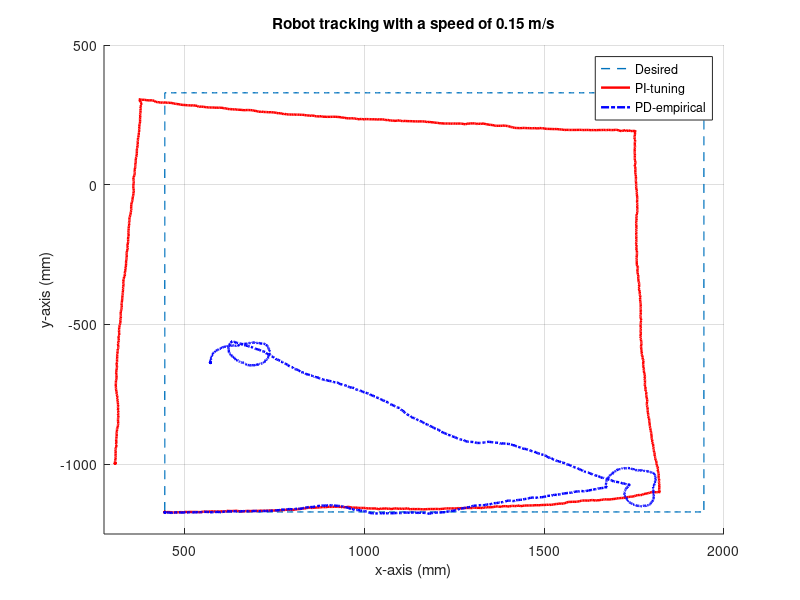
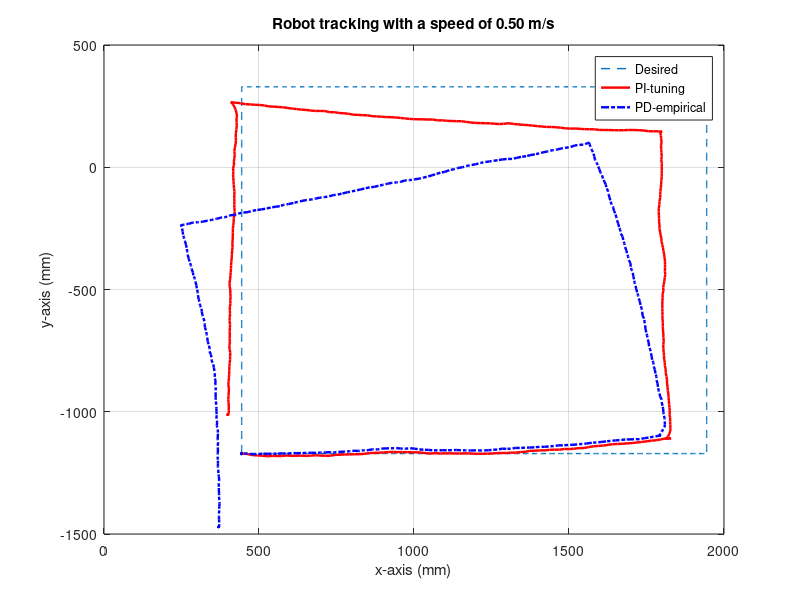
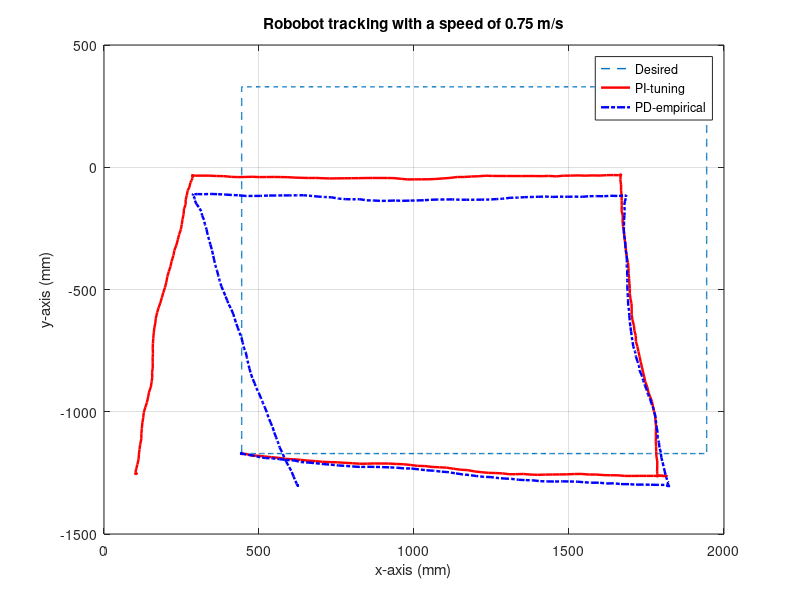
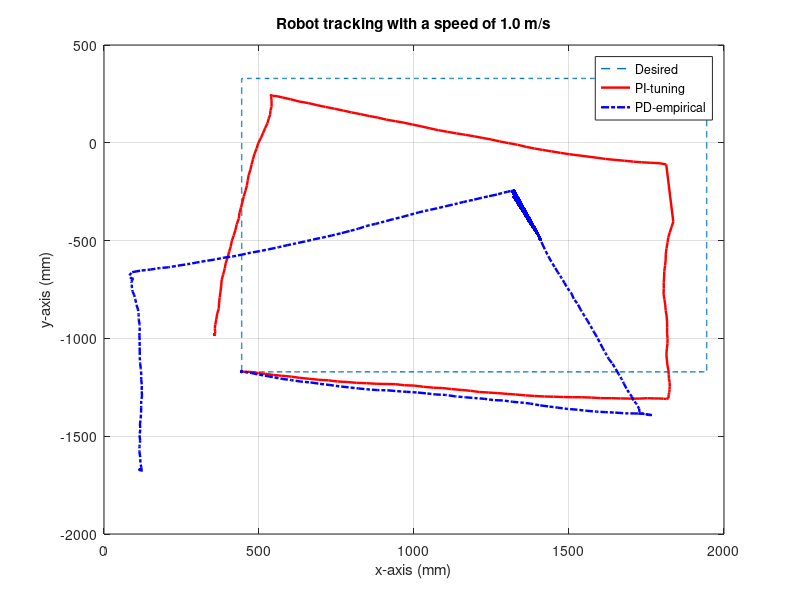

These charts were generated, in order, by the following MATLAB code:
clc
clear all
close all

%SQUARE PI 0.15m/s
data3 = csvread('SquarePI2_015_ms_08_01_2020.csv');
x_pi_015ms = data3(:,1);
y_pi_015ms = data3(:,2);
data4 = csvread('SquareMaster_015_ms_08_01_2020.csv');
data4 = data4(1:1692,:);
x_master_015ms = data4(:,1);
y_master_015ms = data4(:,2);
figure;
title('Robot tracking with a speed of 0.15 m/s')
xlabel('x-axis (mm)');
ylabel('y-axis (mm)');
axis([275 2000 -1250 500])
hold on

l1_x = (444:3.5461:1944);
l1_x = l1_x';

l2_y = (-1171:3.5461:329);
l2_y = l2_y';

l3_x = (1944:-3.5461:444);
l3_x = l3_x';

l4_y = (329:-3.5461:-1171);
l4_y = l4_y';

for i = 1:423
    l1_y(i,1) = -1171;
    l2_x(i,1) = 1944;
    l3_y(i,1) = 329;
    l4_x(i,1) = 444;
end

x_ideal = vertcat(l1_x, l2_x, l3_x, l4_x);
y_ideal = vertcat(l1_y, l2_y, l3_y, l4_y);

a1 = plot(x_ideal,y_ideal,'--','lineWidth',1); M1 = 'Desired';
hold on
grid on
a2 = plot(x_pi_015ms,y_pi_015ms,'r-','lineWidth',1.75); M2 = 'PI-tuning';
a3 = plot(x_master_015ms,y_master_015ms,'b-.','lineWidth',1.75); M3 = 'PD-empirical';
legend([a1;a2;a3], M1, M2, M3)
%for i = 1:1556
%    plot(x_pi_015ms(i,1),y_pi_015ms(i,1),'r.','lineWidth',10);
%    pause(0.05)
%end

%SQUARE PI 0.5 m/s
data5 = csvread('SquarePI_050_ms_09_01_2020.csv');
x_pi_050ms = data5(:,1);
y_pi_050ms = data5(:,2);
data6 = csvread('SquareMaster_050_ms_09_01_2020.csv');
x_master_050ms = data6(:,1);
y_master_050ms = data6(:,2);
figure;
title('Robot tracking with a speed of 0.50 m/s')
xlabel('x-axis (mm)');
ylabel('y-axis (mm)');
axis([275 2000 -1250 500])
a1 = plot(x_ideal,y_ideal,'--','lineWidth',1); M1 = 'Desired';
grid on
hold on
a4 = plot(x_pi_050ms,y_pi_050ms,'r-','lineWidth',1.75); M4 = 'PI-tuning';
a5 = plot(x_master_050ms,y_master_050ms,'b-.','lineWidth',1.75); M5 = 'PD-empirical';
title('Robot tracking with a speed of 0.50 m/s')
xlabel('x-axis (mm)');
ylabel('y-axis (mm)');
legend([a1;a4;a5], M1, M4, M5)

%SQUARE PI 0.75 m/s
data6 = csvread('SquarePI_075_ms_09_01_2020.csv');
x_pi_075ms = data6(:,1);
y_pi_075ms = data6(:,2);
data7 = csvread('SquareMaster_075_ms_09_01_2020.csv');
x_master_075ms = data7(:,1);
y_master_075ms = data7(:,2);
figure;
title('Robot tracking with a speed of 0.75 m/s')
xlabel('x-axis (mm)');
ylabel('y-axis (mm)');
axis([275 2000 -1250 500])
a1 = plot(x_ideal,y_ideal,'--','lineWidth',1); M1 = 'Desired';
grid on
hold on
a6 = plot(x_pi_075ms,y_pi_075ms,'r-','lineWidth',1.75); M6 = 'PI-tuning';
a7 = plot(x_master_075ms,y_master_075ms,'b-.','lineWidth',1.75); M7 = 'PD-empirical';
title('Robobot tracking with a speed of 0.75 m/s')
xlabel('x-axis (mm)');
ylabel('y-axis (mm)');
legend([a1;a6;a7], M1, M6, M7)

%SQUARE PI 1.0 m/s
data8 = csvread('SquarePI_100_ms_09_01_2020.csv');
x_pi_100ms = data8(:,1);
y_pi_100ms = data8(:,2);
data9 = csvread('SquareMaster_100_ms_09_01_2020.csv');
x_master_100ms = data9(:,1);
y_master_100ms = data9(:,2);
figure;
title('Robot tracking with a speed of 1.0 m/s')
xlabel('x-axis (mm)');
ylabel('y-axis (mm)');
axis([275 2000 -1250 500])
a1 = plot(x_ideal,y_ideal,'--','lineWidth',1); M1 = 'Desired';
grid on
hold on
a8 = plot(x_master_100ms,y_master_100ms,'r-','lineWidth',1.75); M8 = 'PI-tuning';
a9 = plot(x_pi_100ms,y_pi_100ms,'b-.','lineWidth',1.75); M9 = 'PD-empirical';
title('Robot tracking with a speed of 1.0 m/s')
xlabel('x-axis (mm)');
ylabel('y-axis (mm)');
legend([a1;a8;a9], M1, M8, M9)

%SQUARE PI 1.0 m/s
data10 = csvread('SquarePI_150_ms_09_01_2020.csv');
x_pi_150ms = data10(:,1);
y_pi_150ms = data10(:,2);
data11 = csvread('SquareMaster_150_ms_09_01_2020.csv');
x_master_150ms = data11(:,1);
y_master_150ms = data11(:,2);
figure;
title('Robot tracking with a speed of 1.5 m/s')
xlabel('x-axis (mm)');
ylabel('y-axis (mm)');
axis([275 2000 -1250 500])
a1 = plot(x_ideal,y_ideal,'--','lineWidth',1); M1 = 'Desired';
grid on
hold on
a10 = plot(x_pi_150ms,y_pi_150ms,'r-','lineWidth',1.75); M10 = 'PI-tuning';
a11 = plot(x_master_150ms,y_master_150ms,'b-.','lineWidth',1.75); M11 = 'PD-empirical';
title('Robot tracking with a speed of 1.5 m/s')
xlabel('x-axis (mm)');
ylabel('y-axis (mm)');
legend([a1;a10;a11], M1, M10, M11)

%SQUARE PI 0.2 m/s
data12 = csvread('SquarePI_20_ms_09_01_2020.csv');
x_pi_20ms = data12(:,1);
y_pi_20ms = data12(:,2);
data13 = csvread('SquareMaster_20_ms_09_01_2020.csv');
x_master_20ms = data13(:,1);
y_master_20ms = data13(:,2);
figure;
title('Robot tracking with a speed of 0.2 m/s')
xlabel('x-axis (mm)');
ylabel('y-axis (mm)');
axis([275 2000 -1250 500])
a1 = plot(x_ideal,y_ideal,'--','lineWidth',1); M1 = 'Desired';
grid on
hold on
a12 = plot(x_pi_20ms,y_pi_20ms,'r-','lineWidth',1.75); M12 = 'PI-tuning';
a13 = plot(x_master_20ms,y_master_20ms,'b-.','lineWidth',1.75); M13 = 'PD-empirical';
title('Robot tracking with a speed of 0.2 m/s')
xlabel('x-axis (mm)');
ylabel('y-axis (mm)');
legend([a1;a12;a13], M1, M12, M13)

%SQUARE PI 0.25 m/s
data14 = csvread('SquarePI_25_ms_09_01_2020.csv');
x_pi_25ms = data14(:,1);
y_pi_25ms = data14(:,2);
data15 = csvread('SquareMaster_25_ms_09_01_2020.csv');
x_master_25ms = data15(:,1);
y_master_25ms = data15(:,2);
figure;
title('Robot tracking with a speed of 0.25 m/s')
xlabel('x-axis (mm)');
ylabel('y-axis (mm)');
axis([275 2000 -1250 500])
a1 = plot(x_ideal,y_ideal,'--','lineWidth',1); M1 = 'Desired';
grid on
hold on
a14 = plot(x_pi_25ms,y_pi_25ms,'r-','lineWidth',1.75); M14 = 'PI-tuning';
a15 = plot(x_master_25ms,y_master_25ms,'b-.','lineWidth',1.75); M15 = 'PD-empirical';
title('Robot tracking with a speed of 0.25 m/s')
xlabel('x-axis (mm)');
ylabel('y-axis (mm)');
legend([a1;a14;a15], M1, M14, M15)

%SQUARE PI 0.30 m/s
data16 = csvread('SquarePI_30_ms_09_01_2020.csv');
x_pi_30ms = data16(:,1);
y_pi_30ms = data16(:,2);
data17 = csvread('SquareMaster_30_ms_09_01_2020.csv');
x_master_30ms = data17(:,1);
y_master_30ms = data17(:,2);
figure;
title('Robot tracking with a speed of 0.30 m/s')
xlabel('x-axis (mm)');
ylabel('y-axis (mm)');
axis([275 2000 -1250 500])
a1 = plot(x_ideal,y_ideal,'--','lineWidth',1); M1 = 'Desired';
grid on
hold on
a16 = plot(x_pi_30ms,y_pi_30ms,'r-','lineWidth',1.75); M16 = 'PI-tuning';
a17 = plot(x_master_30ms,y_master_30ms,'b-.','lineWidth',1.75); M17 = 'PD-empirical';
title('Robot tracking with a speed of 0.30 m/s')
xlabel('x-axis (mm)');
ylabel('y-axis (mm)');
legend([a1;a16;a17], M1, M16, M17)